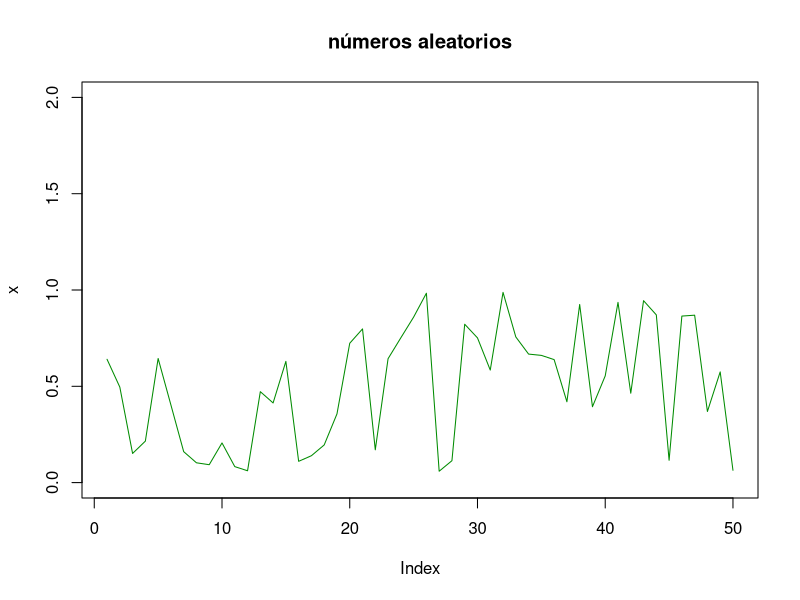
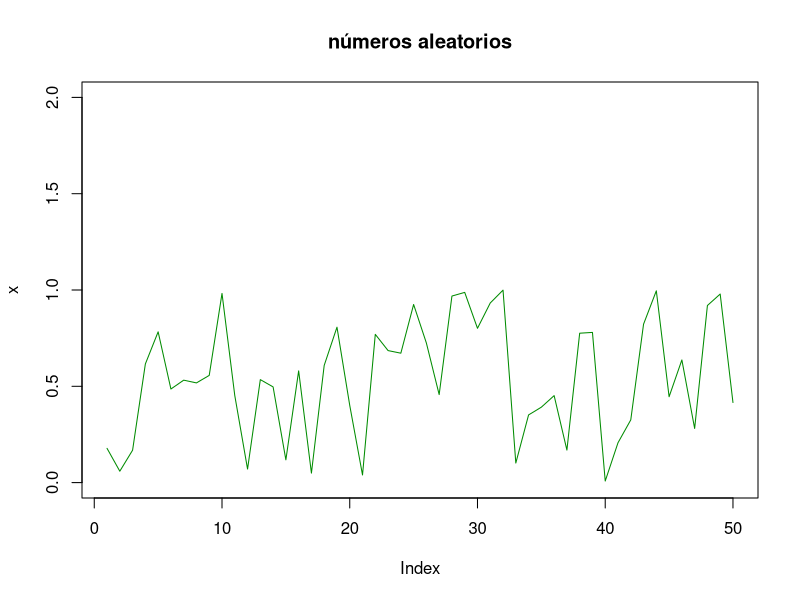
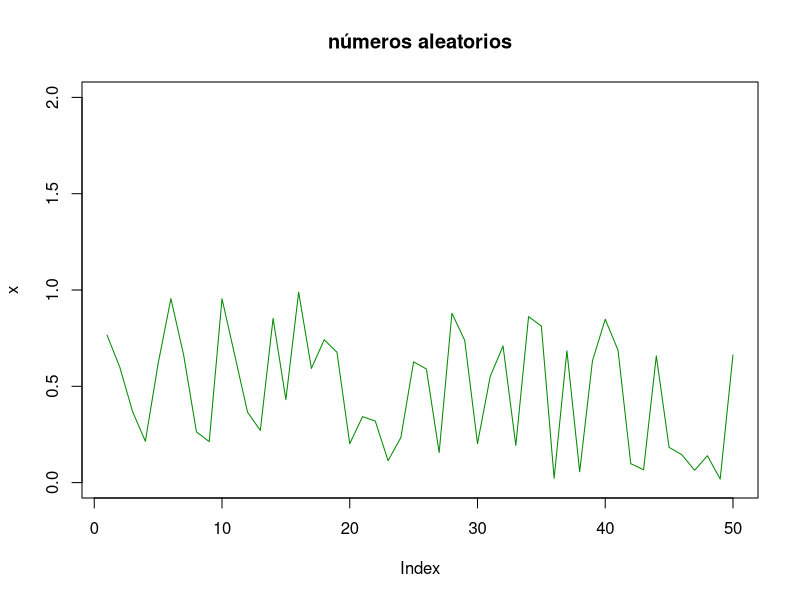
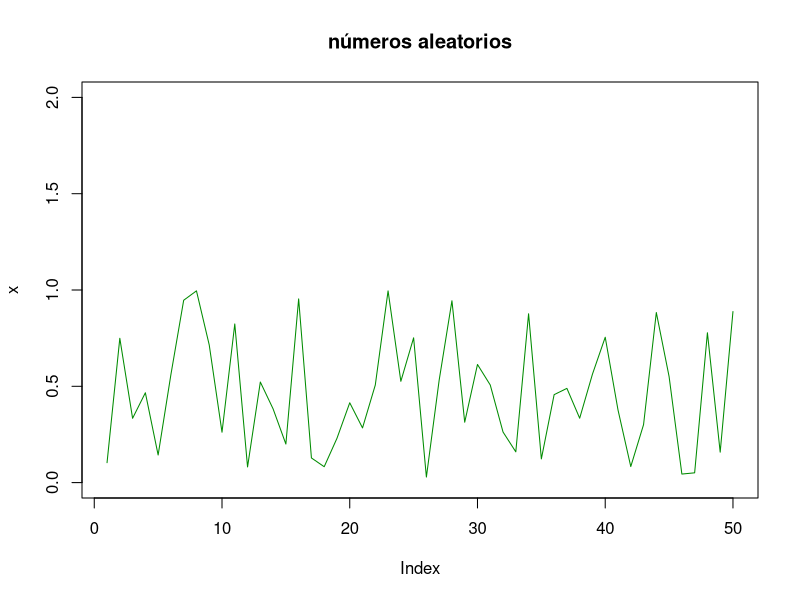
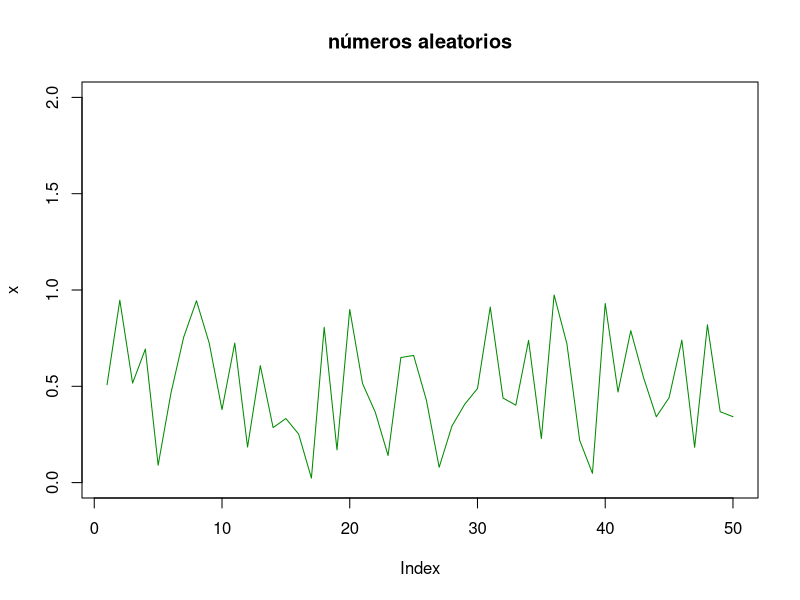
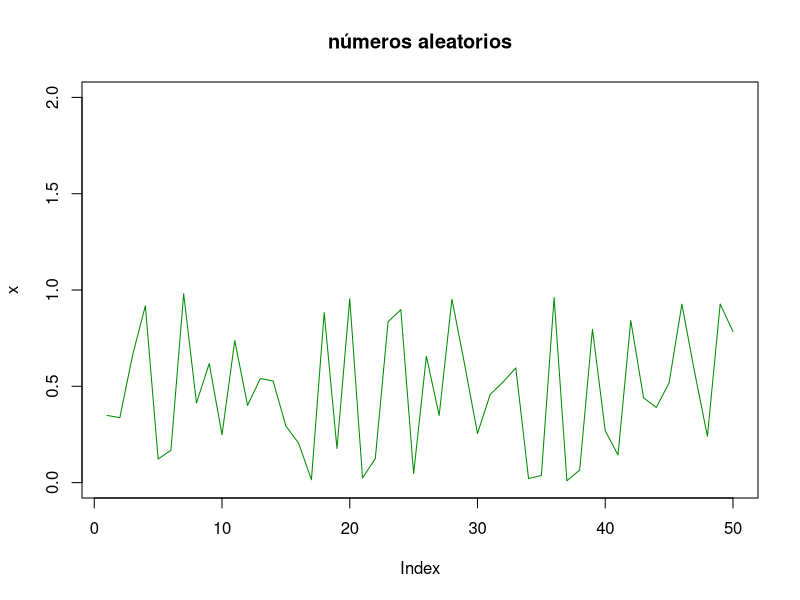
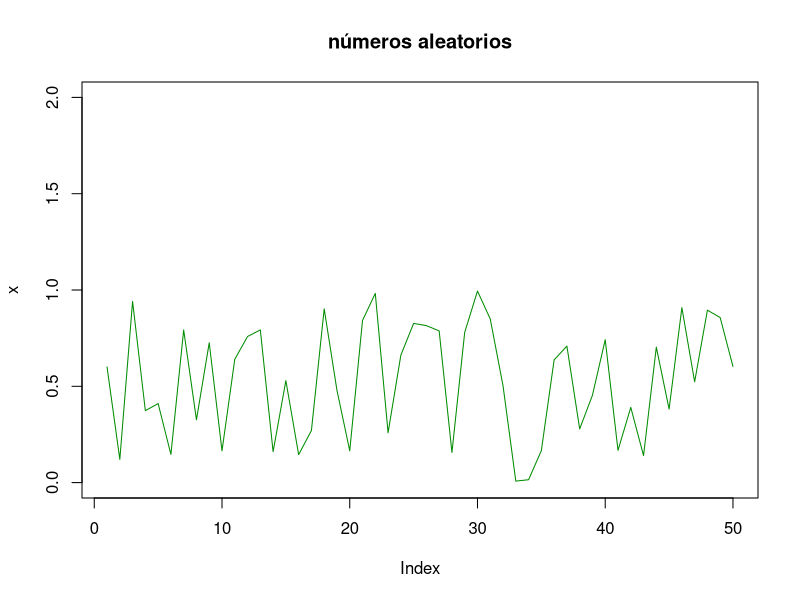
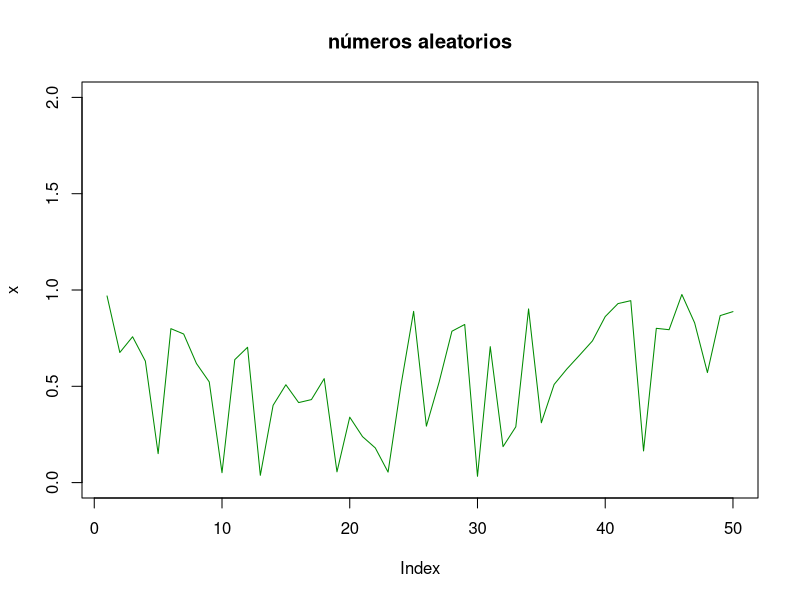

Reproduce these figures in R, in order. (Note: this script raises an error after producing the figures.)
## ---- chunk 1
knitr::opts_chunk$set(echo = TRUE)
## ---- chunk 2
i = 0:1
((2^i)^20)
## ---- chunk 3
n = 0:4
((2*n+1)^13)
## ---- chunk 4
i = 0:1
vuno <- ((2^i)^20)
n = 0:4
vdos <-((2*n+1)^13)
intersect(vuno, vdos)
## ---- chunk 5
t = 0:1
(sin(2*pi*t))^5
## ---- chunk 6
runif(10)
## ---- chunk 7
c("a", "b", "c", "d", "e", "f", "g", "h", "i", "j", "k", "l", "m", "n", "o")
## ---- chunk 8
x1 <- c("1","2",2+3i,5+41)
x2 <- log(c(T,T,T,T,F))
x3 <- !(c(1,3,4,12,12.1,99,100))
x4 <- c(1,2,3)<"a"
x5 <- 1:10
## ---- chunk 9
vec1 <- c(1:3)
vec2 <- c(4:6)
matrix(c(vec1, vec2), nrow = 2, ncol = 3, byrow = TRUE)
## ---- chunk 10
veca = "a"
matrix(veca, nrow = 4, ncol = 4)
## ---- chunk 11
vec1 = "k"
vec2 = "a"
vec3 = "r"
vec4 = "o"
vec5 = "l"
matrix(c(vec1, vec2, vec3, vec4, vec5), nrow = 5, ncol = 5, byrow= TRUE)
## ---- chunk 12
num1 <- 2 + 3i
num2 <- 1 - 2i
num3 <- 1 + 4i
num4 <- 5 - 1i
matrix(c(num1, num2, num3, num4), nrow = 2, ncol = 2)
## ---- chunk 13
for(i in 1:40){
  x <- runif(50)
  write(x, paste("archivo", i, ".txt", sep = ""), sep = "\n")
  pdf(paste("archivo", i, ".pdf", sep = ""))
  plot(x, type = "l", main = "números aleatorios", col = "green4", ylim = c(0, 2))
  dev.off()
}
